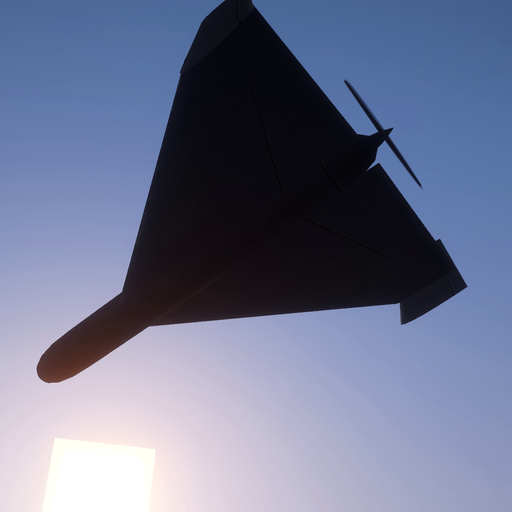
#> input picture mod/src/main/resources/incoming.png, 512 x 512 px; its folder holds only this picture in this run
$ python icon_from_frames.py ../../mod/src/main/resources ../../mod/src/main/resources/incoming.png
#> lines starting #> are read from the running program, lines starting #| are printed output that depends on the picture; after the words box and inside, x2 and y2 are one past the last pixel; in counts of white or black regions, pixels touching at a corner belong together
#> in main, img is the input picture: PIL image 512x512 RGB; mean R, G, B 109.5, 116.3, 144
#!/usr/bin/env -S uv run --script
# /// script
# requires-python = ">=3.11"
# dependencies = [
#     "numpy>=1.26",
#     "pillow>=10",
#     "scipy>=1.11",
# ]
# ///
"""Иконка мода из кадров плана «icon» трейлера (шахед крупно на фоне неба).

    uv run tools/trailer/icon_from_frames.py mod/run/scenario/trailer-icon/frames/icon dist/icon

План «icon» снимается сценарием трейлера (INCOMING_TRAILER_SHOTS=icon); готовая иконка в мод не входит.

Сам выбирает кадр (кроме первых 10 %, пока камера заходит за шахед): самый крупный силуэт снаряда (всё, что заметно отличается от неба), целиком в кадре и ближе
к центру. Пишет:
  incoming-icon.png         512×512: кадр с запасом вокруг силуэта, скруглённые углы, тёплая рамка и тёмный
                             контур снаружи (видно и на тёмной, и на светлой теме Modrinth);
  incoming-icon-small.png   512×512 для мелких размеров: кадр теснее, небо размыто, силуэт резкий и контрастный;
  incoming-icon-96.png, -64.png — уменьшенный малый вариант;
  preview.png                оба варианта в 128/64/32 px на тёмном и светлом фоне;
  source.txt                 какой кадр взят.
Зависимости — в блоке script выше (PEP 723): uv run ставит их сам.
"""
import os
import sys

import numpy as np
from PIL import Image, ImageDraw, ImageEnhance, ImageFilter
from scipy import ndimage

N = 512
RIM, OUTLINE = (255, 138, 42), (20, 16, 14)
SETTLE = 10  # первая 1/SETTLE кадров плана не берётся


def subject(img):
    """Маска силуэта: отличие от цвета неба (медиана верхней трети), крупнейшая связная область не у края."""
    a = np.asarray(img.convert("RGB"), np.float32)
    h, w = a.shape[:2]
#> h = 512; w = 512
    sky = np.median(a[: h // 3].reshape(-1, 3), axis=0)
#> sky = [79, 107, 157]
    diff = np.linalg.norm(a - sky, axis=2)
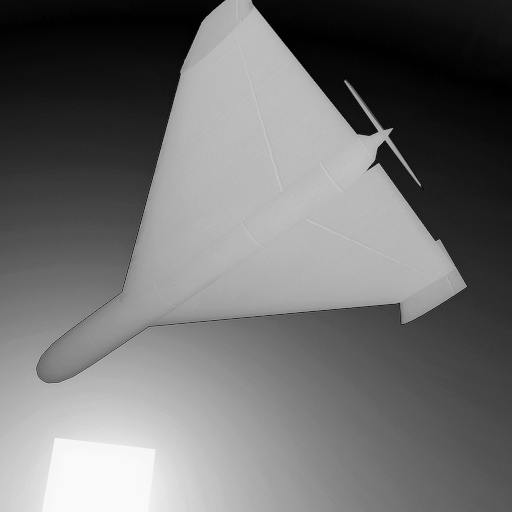
#> diff: shape (512, 512) float32; min 0, max 250, mean 112.1
    # снаряд тёмный на фоне неба; огонь и дым светлее — не в счёт
    mask = ndimage.binary_opening((diff > 55) & (a.mean(axis=2) < 90), iterations=2)
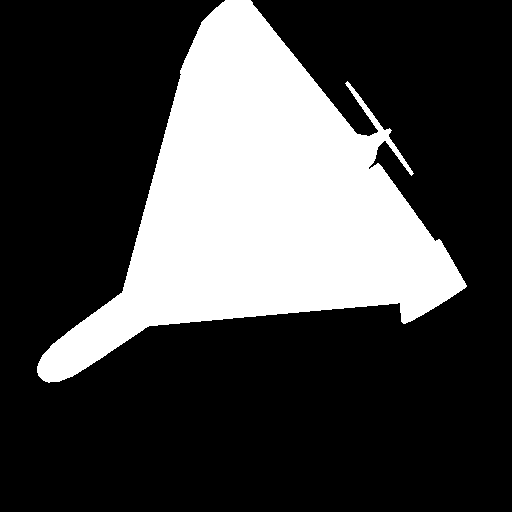
#> mask: shape (512, 512) bool; 27.2% white; 1 white region, box (x1, y1, x2, y2) and area: (37, 0, 467, 383) 71432
    lab, n = ndimage.label(mask)
#> n = 1
    if n == 0:
        return None
    sizes = ndimage.sum(mask, lab, range(1, n + 1))
#> sizes = [71432]
    # земля и облака у края кадра — не снаряд
    edge = set(np.unique(np.concatenate([lab[0], lab[-1], lab[:, 0], lab[:, -1]]))) - {0}
#> edge = 1 item
    for e in edge:
        sizes[e - 1] = 0
#> this loop made 1 pass
#> after the loop, sizes = [0]
    if sizes.max() <= 0:
        return None
    k = int(np.argmax(sizes)) + 1
    ys, xs = np.nonzero(lab == k)
    return lab == k, (xs.min(), ys.min(), xs.max(), ys.max()), sizes[k - 1]


def score(img):
    s = subject(img)
    if s is None:
        return -1, None
    mask, (x0, y0, x1, y1), area = s
    h, w = mask.shape
    pad = 0.04 * min(w, h)
    if x0 < pad or y0 < pad or x1 > w - pad or y1 > h - pad:  # обрезан краем кадра
        return -1, None
    cx, cy = (x0 + x1) / 2 / w - 0.5, (y0 + y1) / 2 / h - 0.5
    return area * (1 - 1.2 * (cx * cx + cy * cy) ** 0.5), s


def square(img, box, margin):
    x0, y0, x1, y1 = box
    side = max(x1 - x0, y1 - y0) * (1 + 2 * margin)
    cx, cy = (x0 + x1) / 2, (y0 + y1) / 2
    side = min(side, img.width, img.height)
    left = min(max(cx - side / 2, 0), img.width - side)
    top = min(max(cy - side / 2, 0), img.height - side)
    return (left, top, left + side, top + side)


def framed(img):
    """Скруглённые углы, тёплая рамка, тёмный контур снаружи рамки."""
    img = img.convert("RGBA")
    r = int(N * 0.14)
    ring = Image.new("RGBA", (N, N), (0, 0, 0, 0))
    d = ImageDraw.Draw(ring)
    d.rounded_rectangle((0, 0, N - 1, N - 1), r, outline=OUTLINE + (255,), width=int(N * 0.012))
    d.rounded_rectangle((int(N * 0.012), int(N * 0.012), N - 1 - int(N * 0.012), N - 1 - int(N * 0.012)), r,
                        outline=RIM + (255,), width=int(N * 0.028))
    mask = Image.new("L", (N, N), 0)
    ImageDraw.Draw(mask).rounded_rectangle((0, 0, N - 1, N - 1), r, fill=255)
    img.putalpha(mask)
    img.alpha_composite(ring)
    return img


def main(frames, out):
    os.makedirs(out, exist_ok=True)
    names = sorted(f for f in os.listdir(frames) if f.endswith(".png"))
    best, best_s, best_name = -1, None, None
    # первые 10 % плана — камера ещё догоняет шахед (он сбоку, «обычная ракета в профиль»); дальше каждый шаг сетки
    step = max(1, len(names) // 60)
    for f in [f for i, f in enumerate(names) if i % step == 0 and i >= len(names) // SETTLE]:
        img = Image.open(os.path.join(frames, f))
        sc, s = score(img)
#> sc = -1
        if sc > best:
            best, best_s, best_name = sc, s, f
    if best_s is None:
#> (the run stopped early here; a loop or call above may not have finished)
